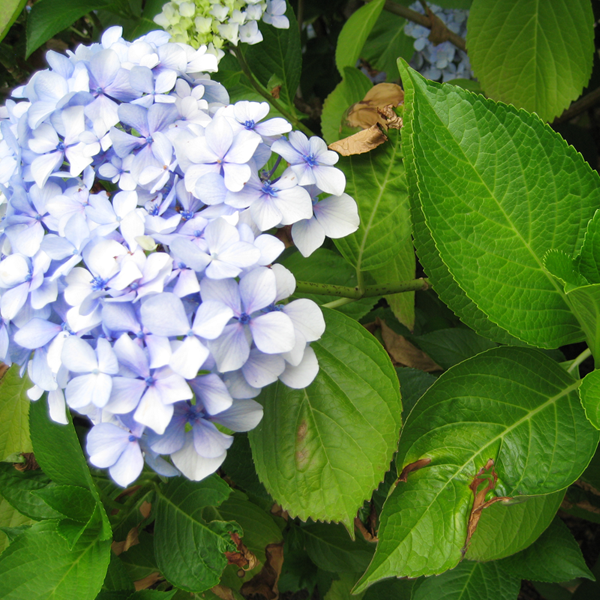
#> input picture project7/image-pj7a.tif, 600 x 600 px
$ python main.py image-pj7a.tif 5 5
#> lines starting #> are read from the running program, lines starting #| are printed output that depends on the picture; after the words box and inside, x2 and y2 are one past the last pixel; in counts of white or black regions, pixels touching at a corner belong together
# Aleena Watson
# Final Project - Computer Vision Simon Niklaus
# Winter 2018 - PSU

import numpy
import sys
import cv2
import tqdm

# using algorithm in 3.2 apply image gradients as computed in eq2:
# G(x,y) = ||I(x+1,y) - I(x-1,y)||^2+ ||I(x,y+1) - I(x,y-1)||^2

# SLIC implements a special case of k-means clustering algorithm.
# Was recommended to use an off the shelf algorithm for clustering but
# because this algorithm is based on this special case of k-means,
# I kept this implementation to stay true to the algorithm.

def generate_pixels():
    indnp = numpy.mgrid[0:SLIC_height, 0:SLIC_width].swapaxes(0, 2).swapaxes(0, 1)
    for i in tqdm.tqdm(range(SLIC_ITERATIONS)):
        SLIC_distances = 1 * numpy.ones(img.shape[:2])
        for j in range(SLIC_centers.shape[0]):
            x_low, x_high = int(SLIC_centers[j][3] - step), int(SLIC_centers[j][3] + step)
            y_low, y_high = int(SLIC_centers[j][4] - step), int(SLIC_centers[j][4] + step)

            if x_low <= 0:
                x_low = 0
            # end
            if x_high > SLIC_width:
                x_high = SLIC_width
            # end
            if y_low <= 0:
                y_low = 0
            # end
            if y_high > SLIC_height:
                y_high = SLIC_height
            # end

            cropimg = SLIC_labimg[y_low: y_high, x_low: x_high]
            color_diff = cropimg - SLIC_labimg[int(SLIC_centers[j][4]), int(SLIC_centers[j][3])]
            color_distance = numpy.sqrt(numpy.sum(numpy.square(color_diff), axis=2))

            yy, xx = numpy.ogrid[y_low: y_high, x_low: x_high]
            pixdist = ((yy - SLIC_centers[j][4]) ** 2 + (xx - SLIC_centers[j][3]) ** 2) ** 0.5

            # SLIC_m is "m" in the paper, (m/S)*dxy
            dist = ((color_distance / SLIC_m) ** 2 + (pixdist / step) ** 2) ** 0.5

            distance_crop = SLIC_distances[y_low: y_high, x_low: x_high]
            idx = dist < distance_crop
            distance_crop[idx] = dist[idx]
            SLIC_distances[y_low: y_high, x_low: x_high] = distance_crop
            SLIC_clusters[y_low: y_high, x_low: x_high][idx] = j
        # end

        for k in range(len(SLIC_centers)):
            idx = (SLIC_clusters == k)
            colornp = SLIC_labimg[idx]
            distnp = indnp[idx]
            SLIC_centers[k][0:3] = numpy.sum(colornp, axis=0)
            sumy, sumx = numpy.sum(distnp, axis=0)
            SLIC_centers[k][3:] = sumx, sumy
            SLIC_centers[k] /= numpy.sum(idx)
        # end
    # end


# end

# At the end of the process, some stray labels may remain meaning some pixels
# may end up having the same label as a larger pixel but not be connected to it
# In the SLIC paper, it notes that these cases are rare, however this
# implementation seems to have a lot of strays depending on the inputs given

def create_connectivity():
    label = 0
    adj_label = 0
    lims = int(SLIC_width * SLIC_height / SLIC_centers.shape[0])

    new_clusters = -1 * numpy.ones(img.shape[:2]).astype(numpy.int64)
    elements = []
    for i in range(SLIC_width):
        for j in range(SLIC_height):
            if new_clusters[j, i] == -1:
                elements = []
                elements.append((j, i))
                for dx, dy in [(-1, 0), (0, -1), (1, 0), (0, 1)]:
                    x = elements[0][1] + dx
                    y = elements[0][0] + dy
                    if (x >= 0 and x < SLIC_width and
                            y >= 0 and y < SLIC_height and
                            new_clusters[y, x] >= 0):
                        adj_label = new_clusters[y, x]
                    # end
                # end
            # end

            count = 1
            counter = 0
            while counter < count:
                for dx, dy in [(-1, 0), (0, -1), (1, 0), (0, 1)]:
                    x = elements[counter][1] + dx
                    y = elements[counter][0] + dy

                    if (x >= 0 and x < SLIC_width and y >= 0 and y < SLIC_height):
                        if new_clusters[y, x] == -1 and SLIC_clusters[j, i] == SLIC_clusters[y, x]:
                            elements.append((y, x))
                            new_clusters[y, x] = label
                            count += 1
                        # end
                    # end
                # end

                counter += 1
            # end
            if (count <= lims >> 2):
                for counter in range(count):
                    new_clusters[elements[counter]] = adj_label
                # end

                label -= 1
            # end

            label += 1
        # end
    # end

    SLIC_new_clusters = new_clusters


# end

def display_contours(color):
    is_taken = numpy.zeros(img.shape[:2], numpy.bool)
    contours = []

    for i in range(SLIC_width):
        for j in range(SLIC_height):
            nr_p = 0
            for dx, dy in [(-1, 0), (-1, -1), (0, -1), (1, -1), (1, 0), (1, 1), (0, 1), (-1, 1)]:
                x = i + dx
                y = j + dy
                if x >= 0 and x < SLIC_width and y >= 0 and y < SLIC_height:
                    if is_taken[y, x] == False and SLIC_clusters[j, i] != SLIC_clusters[y, x]:
                        nr_p += 1
                    # end
                # end
            # end

            if nr_p >= 2:
                is_taken[j, i] = True
                contours.append([j, i])
            # end
        # end
    # end
    for i in range(len(contours)):
        img[contours[i][0], contours[i][1]] = color
    # end


# end

def find_local_minimum(center):
    min_grad = 1
    loc_min = center
    for i in range(center[0] - 1, center[0] + 2):
        for j in range(center[1] - 1, center[1] + 2):
            c1 = SLIC_labimg[j + 1, i]
            c2 = SLIC_labimg[j, i + 1]
            c3 = SLIC_labimg[j, i]
            if ((c1[0] - c3[0]) ** 2) ** 0.5 + ((c2[0] - c3[0]) ** 2) ** 0.5 < min_grad:
                min_grad = abs(c1[0] - c3[0]) + abs(c2[0] - c3[0])
                loc_min = [i, j]
            # end
        # end
    # end
    return loc_min


# end

def calculate_centers():
    centers = []
    for i in range(step, SLIC_width - int(step / 2), step):
        for j in range(step, SLIC_height - int(step / 2), step):
            nc = find_local_minimum(center=(i, j))
            color = SLIC_labimg[nc[1], nc[0]]
            center = [color[0], color[1], color[2], nc[0], nc[1]]
            centers.append(center)
        # end
    # end

    return centers


# end

# global variables
img = cv2.imread(sys.argv[1])
#> img is the input picture: shape (600, 600, 3); mean B, G, R 89.7, 131.7, 107.2

step = int((img.shape[0] * img.shape[1] / int(sys.argv[2])) ** 0.5)
#> step = 268
SLIC_m = int(sys.argv[3])
SLIC_ITERATIONS = 4
SLIC_height, SLIC_width = img.shape[:2]
#> SLIC_height = 600; SLIC_width = 600
SLIC_labimg = cv2.cvtColor(img, cv2.COLOR_BGR2LAB).astype(numpy.float64)
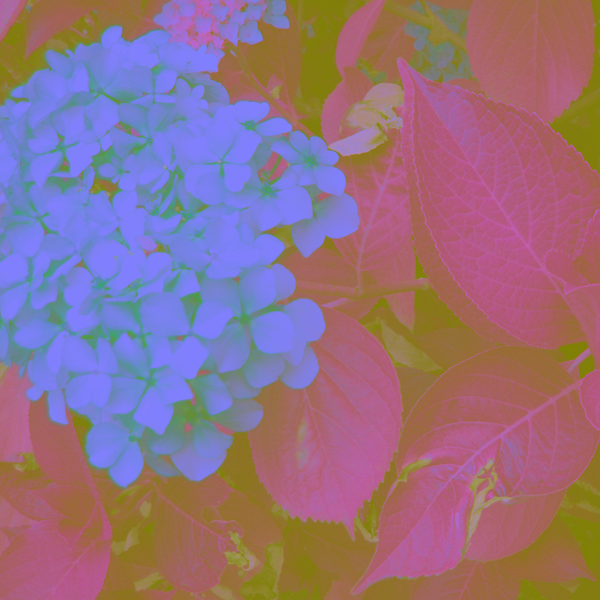
#> SLIC_labimg: shape (600, 600, 3) float64; mean B, G, R 131.5, 112.9, 147.1
SLIC_distances = 1 * numpy.ones(img.shape[:2])
SLIC_clusters = -1 * SLIC_distances
SLIC_center_counts = numpy.zeros(len(calculate_centers()))
#> after the loop in calculate_centers, `for i in range(step, SLIC_width - int(step / 2), step):`: centers = [[179, 131, 119, 268, 268]]
#> SLIC_center_counts = [0]
SLIC_centers = numpy.array(calculate_centers())
#> SLIC_centers = [[179, 131, 119, 268, 268]]

# main
generate_pixels()
#> after the loop in generate_pixels, `for i in tqdm.tqdm(range(SLIC_ITERATIONS)):`:
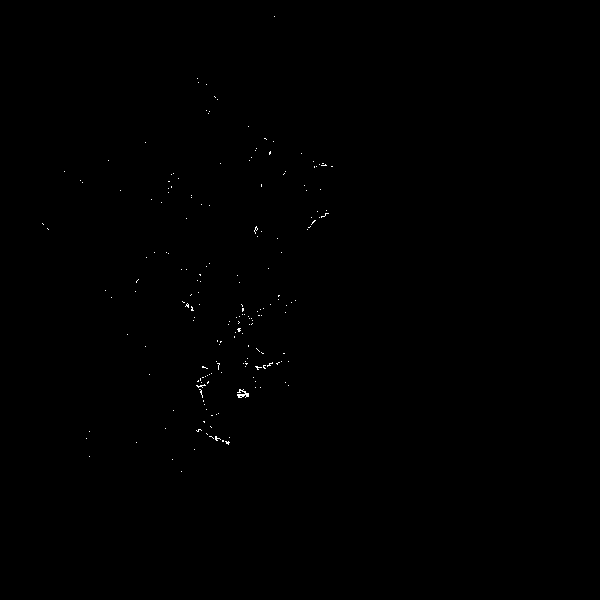
#> SLIC_clusters: shape (600, 600) float64; values -1 (black) and 0 (white), 0.14% white in thin lines or dots, all inside (x1, y1, x2, y2) = (42, 16, 333, 472)
#> after the loop in generate_pixels, `for i in tqdm.tqdm(range(SLIC_ITERATIONS)):`:
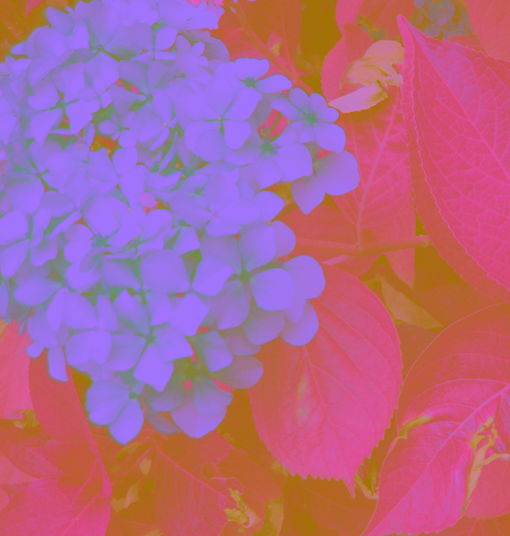
#> color_diff: shape (536, 510, 3) float64; mean B, G, R 11.5, -25.4, 46.3; drawn with min black and max white
#> after the loop in generate_pixels, `for i in tqdm.tqdm(range(SLIC_ITERATIONS)):`: SLIC_centers = [[159.3, 135.8, 108.2, 231.3, 321]]
create_connectivity()
#> after the loop in create_connectivity, `for i in range(SLIC_width):`:
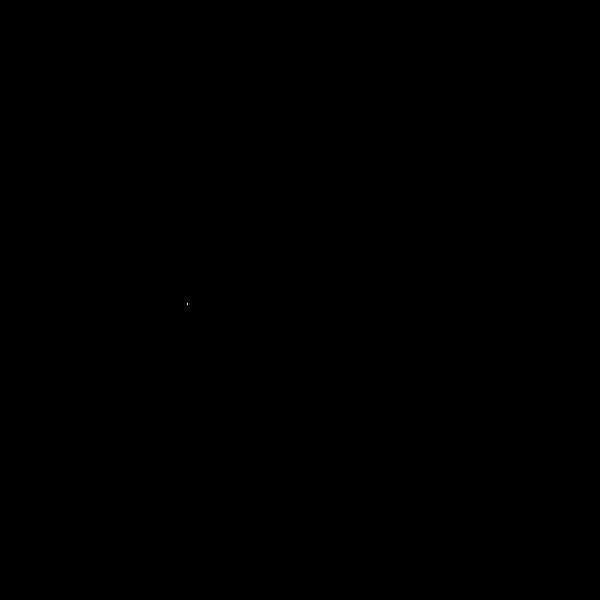
#> new_clusters: shape (600, 600) int64; values 0 (black) and 1 (white), 0% white in thin lines or dots, all inside (x1, y1, x2, y2) = (187, 303, 188, 305)
calculate_centers()
display_contours([0.0, 0.0, 0.0])
#> in display_contours, `is_taken = numpy.zeros(img.shape[:2], numpy.bool)`: is_taken: shape (600, 600) bool; every value is 0
#> after the loop in display_contours, `for i in range(SLIC_width):`:
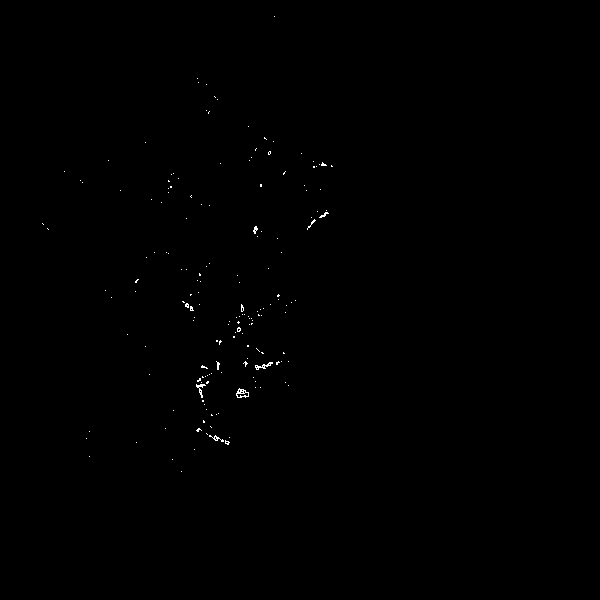
#> is_taken: shape (600, 600) bool; 0.19% white in thin lines or dots, all inside (x1, y1, x2, y2) = (42, 16, 333, 472)
#> after the loop in display_contours, `for i in range(len(contours)):`:
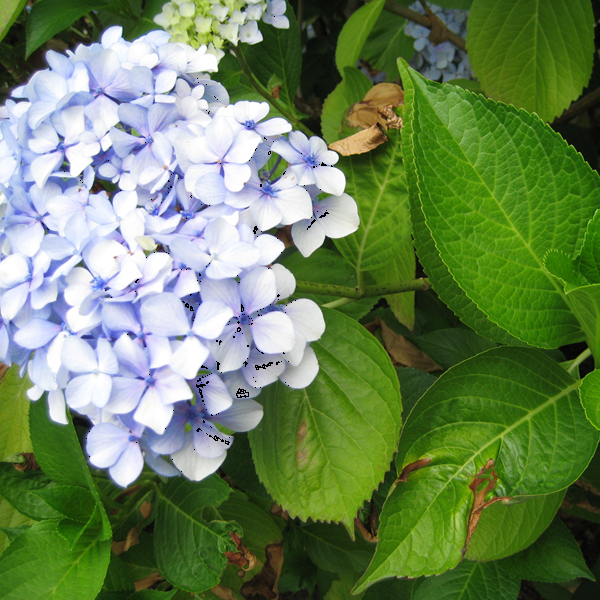
#> img: shape (600, 600, 3); 0.19% of pixels changed, all inside (x1, y1, x2, y2) = (42, 16, 333, 472)
cv2.imshow("superpixels", img)
cv2.waitKey(0)
#cv2.imwrite("SLICimg.jpg", img)
